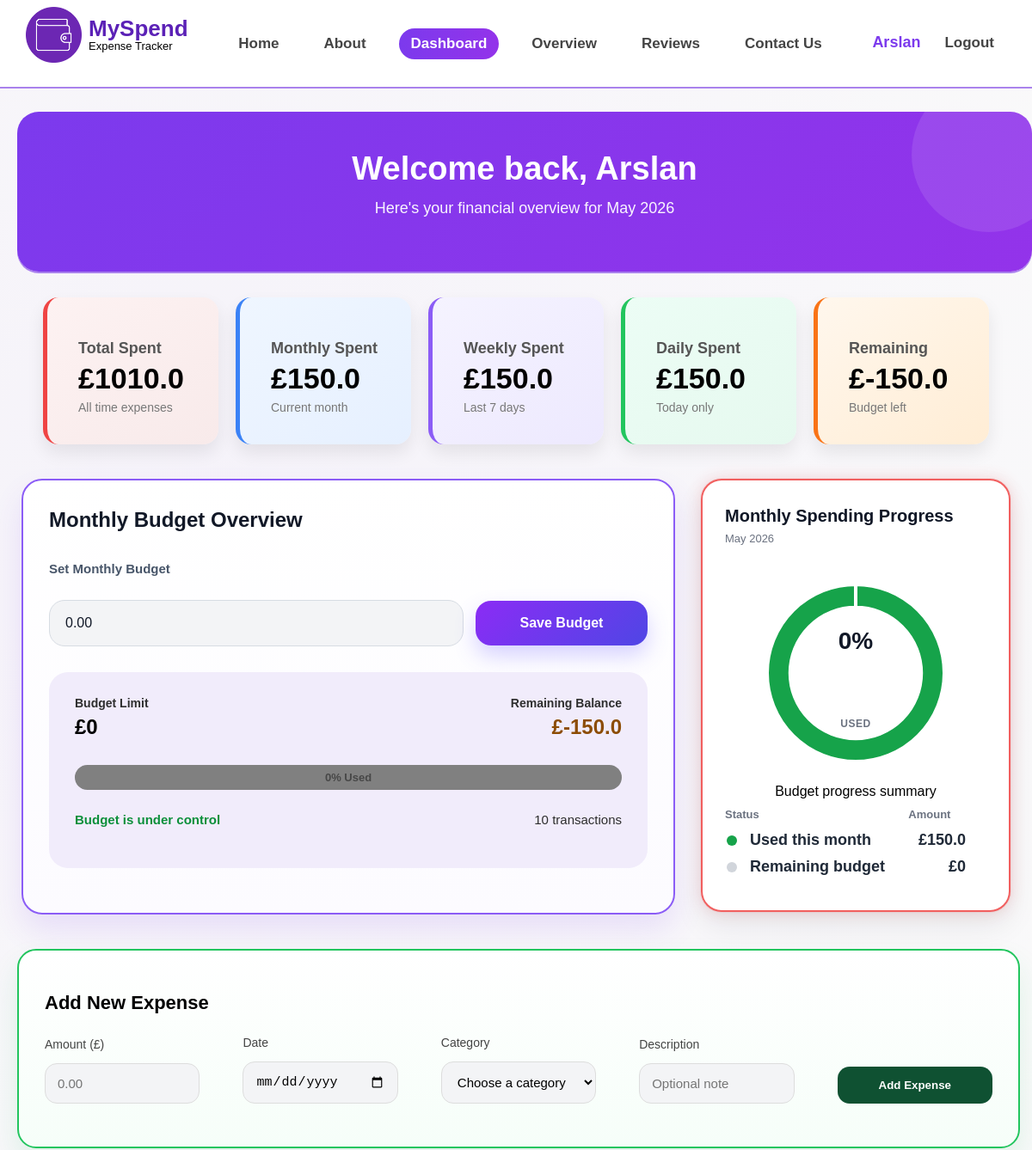
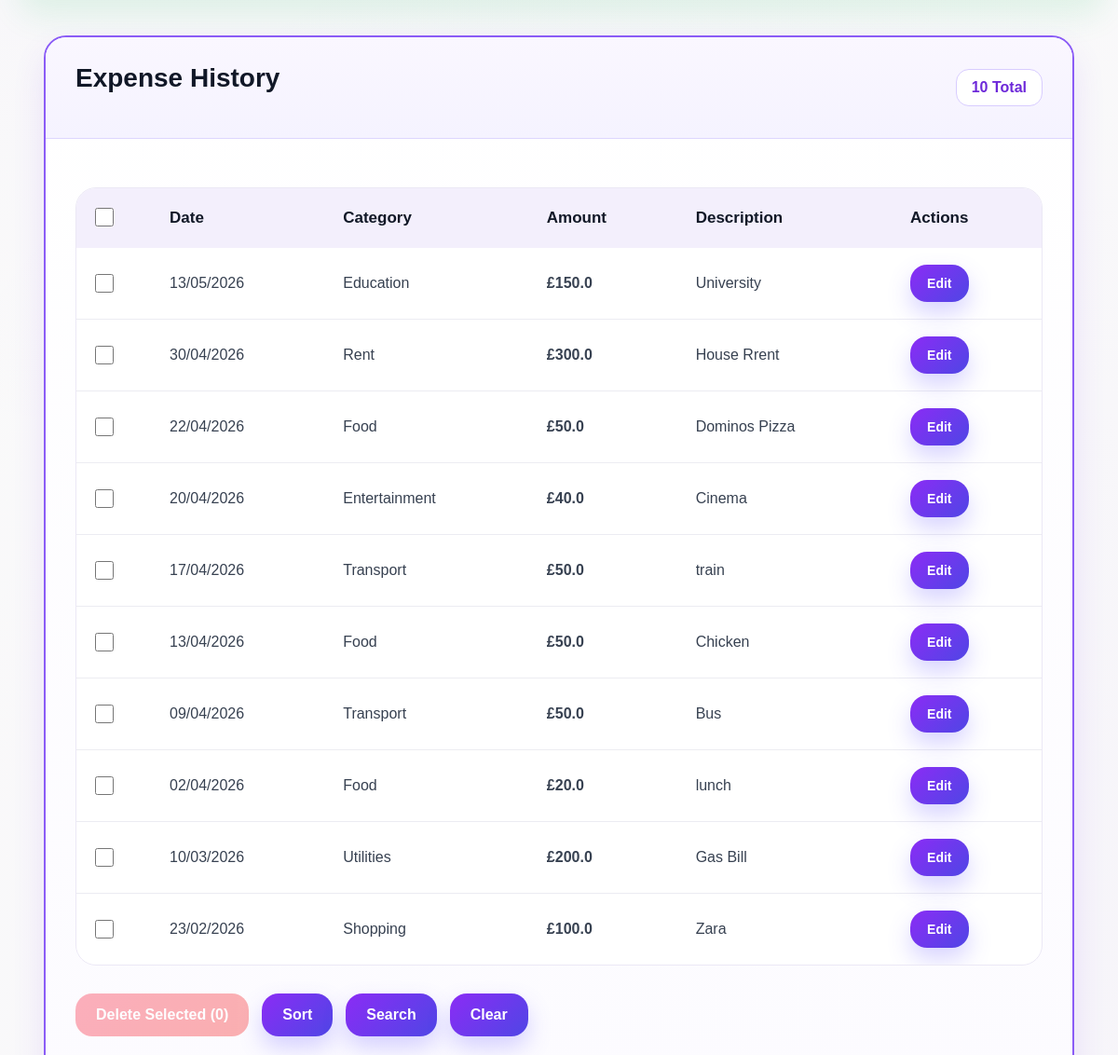
The page /dashboard (signed in, upper part) on the database as committed earlier (2 pictures, top to bottom).
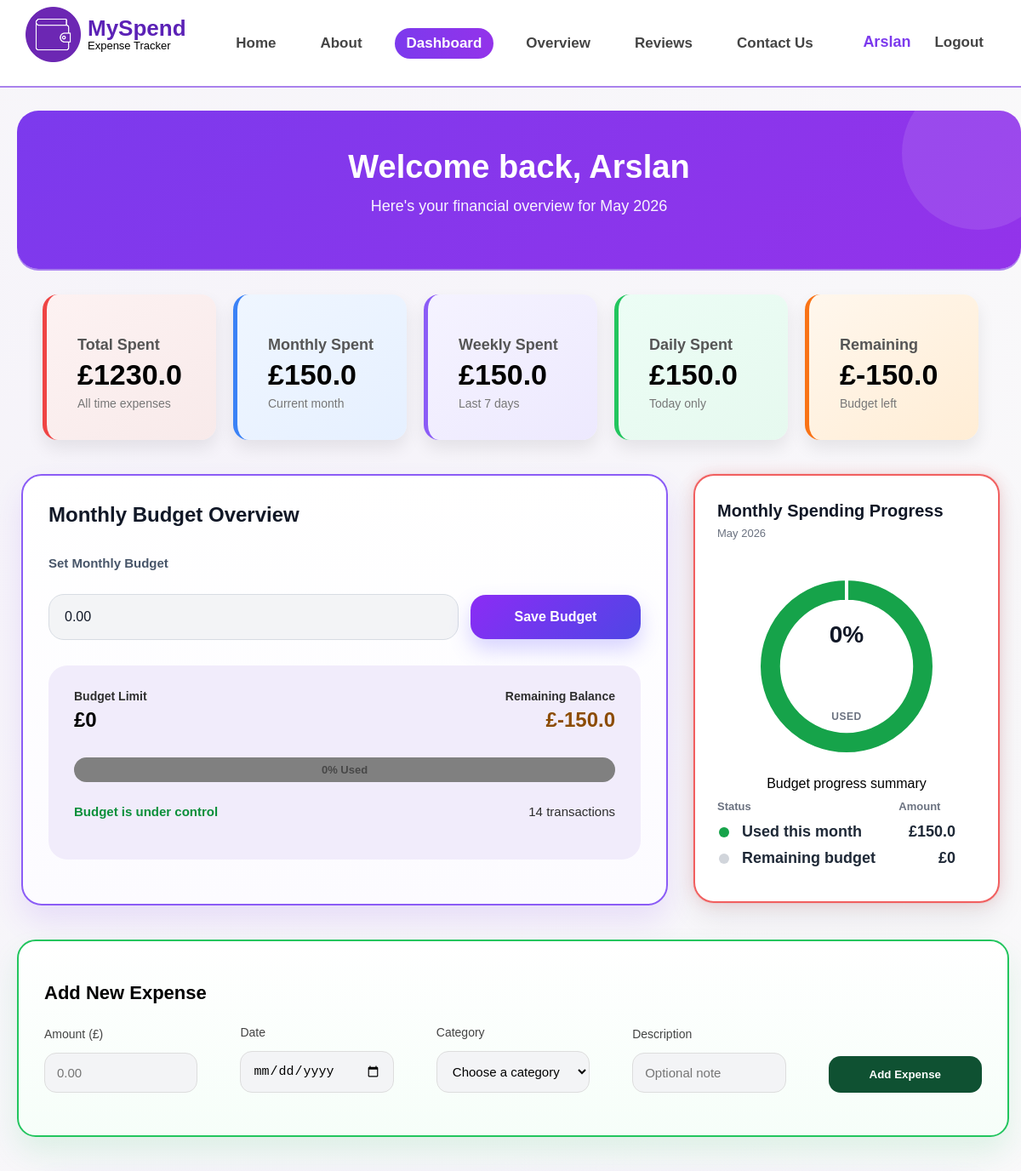
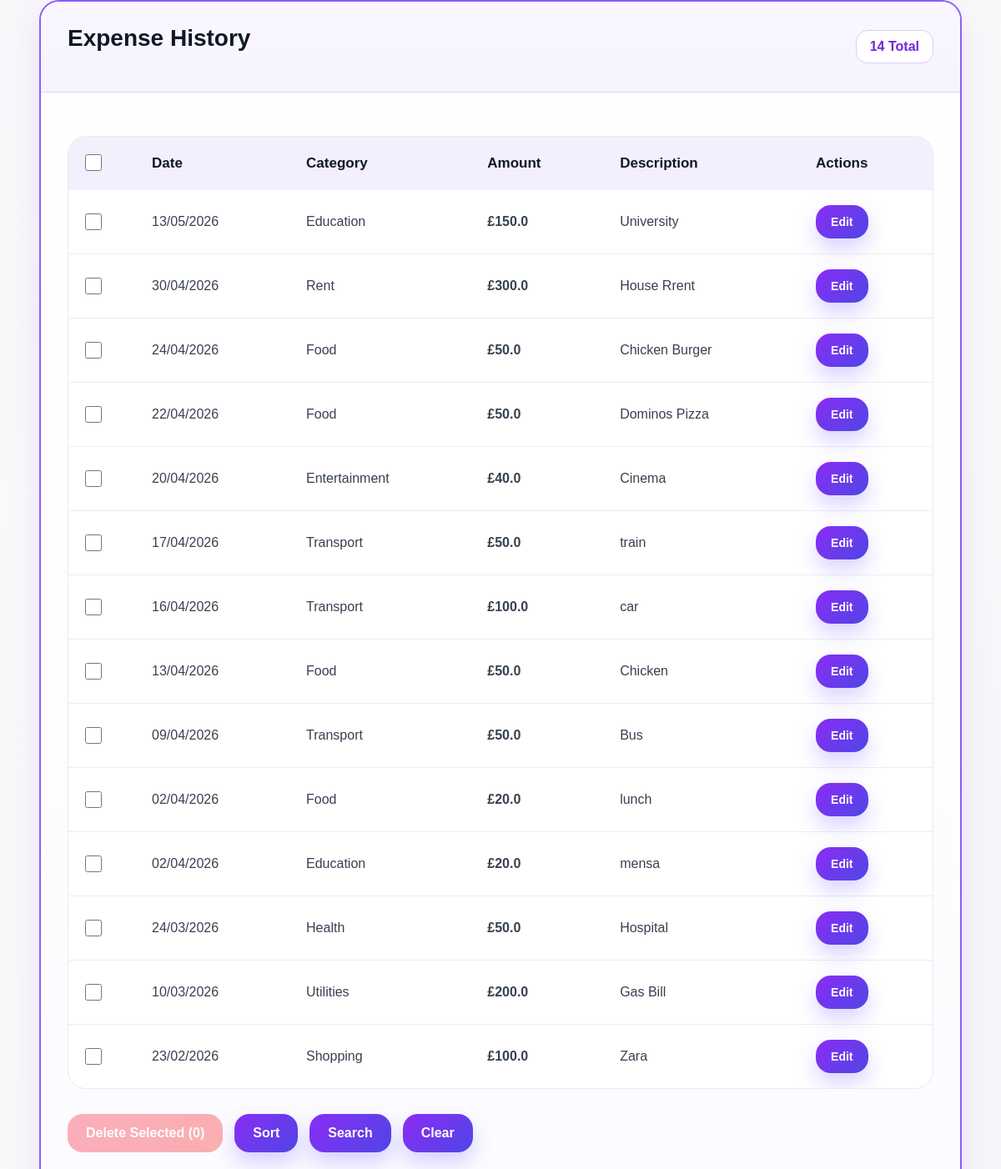
The same page on the database as committed later (2 pictures, top to bottom).
### tables this page shows
CREATE TABLE users (
        user_id INTEGER PRIMARY KEY AUTOINCREMENT,
        name TEXT NOT NULL,
        email TEXT NOT NULL UNIQUE,
        password_hash TEXT NOT NULL,
        failed_attempts INTEGER DEFAULT 0,
        lockout_until TEXT,
        monthly_budget REAL DEFAULT 0
    );

CREATE TABLE expenses (
        expense_id INTEGER PRIMARY KEY AUTOINCREMENT,
        user_id INTEGER,
        category_id INTEGER,
        date TEXT,
        amount REAL,
        description TEXT,
        FOREIGN KEY (user_id) REFERENCES users(user_id),
        FOREIGN KEY (category_id) REFERENCES categories(category_id)
    );

CREATE TABLE categories (
        category_id INTEGER PRIMARY KEY AUTOINCREMENT,
        name TEXT NOT NULL UNIQUE
    );

### tracker/routes/dashboard/dashboard_page.py (the view)
@main.route("/dashboard")
def dashboard():
    if "user_id" not in session:
        return redirect(url_for("main.login"))
    conn = get_db_connection()
    cursor = conn.cursor()
    user = cursor.execute(
        "SELECT name FROM users WHERE user_id = ?",
        (session["user_id"],)
    ).fetchone()
    if user is None:
        conn.close()
        session.clear()
        flash("Your session has expired. Please log in again.", "error")
        return redirect(url_for("main.login"))
    sort = request.args.get("sort")
    if not sort:
        sort = "date_desc"
    order_clause = {
        "date_desc": "expenses.date DESC",
        "date_asc": "expenses.date ASC",
        "amount_asc": "expenses.amount ASC",
        "amount_desc": "expenses.amount DESC",
        "category_asc": "categories.name ASC",
        "category_desc": "categories.name DESC",
        "desc_asc": "expenses.description ASC",
        "desc_desc": "expenses.description DESC"
    }.get(sort, "expenses.date DESC")
    date_from = request.args.get("date_from")
    date_to = request.args.get("date_to")
    min_amount = request.args.get("min_amount")
    max_amount = request.args.get("max_amount")
    description = request.args.get("description")
    category_id = request.args.get("category_id")
    query = f"""
    SELECT expenses.expense_id, expenses.date, expenses.amount, expenses.description, categories.name, expenses.category_id
    FROM expenses
    JOIN categories ON expenses.category_id = categories.category_id
    WHERE expenses.user_id = ?
    """
    params = [session["user_id"]]
    if date_from and date_from != "":
        query += " AND expenses.date >= ?"
        params.append(date_from)
    if date_to and date_to != "":
        query += " AND expenses.date <= ?"
        params.append(date_to)
    if min_amount and min_amount != "":
        query += " AND expenses.amount >= ?"
        params.append(min_amount)
    if max_amount and max_amount != "":
        query += " AND expenses.amount <= ?"
        params.append(max_amount)
    if description and description != "":
        query += " AND expenses.description LIKE ?"
        params.append(f"%{description}%")
    if category_id and category_id != "":
        query += " AND expenses.category_id = ?"
        params.append(category_id)
    query += f" ORDER BY {order_clause}"
    expenses = cursor.execute(query, params).fetchall()
    total = cursor.execute(
        "SELECT COALESCE(SUM(amount), 0) FROM expenses WHERE user_id = ?",
        (session["user_id"],)
    ).fetchone()[0]
    monthly_total = cursor.execute(
        """
        SELECT COALESCE(SUM(amount), 0)
        FROM expenses
        WHERE user_id = ?
        AND strftime('%Y-%m', date) = strftime('%Y-%m', 'now')
        """,
        (session["user_id"],)
    ).fetchone()[0]
    month = datetime.now().strftime("%Y-%m")
    budget = cursor.execute("""
        SELECT amount FROM budgets
        WHERE user_id = ? AND month = ?
    """, (session["user_id"], month)).fetchone()
    budget_amount = budget[0] if budget else 0
    remaining = budget_amount - monthly_total
    if budget_amount > 0:
        progress = (monthly_total/ budget_amount) * 100
    else:
        progress = 0
    daily_total = cursor.execute(
        """
        SELECT COALESCE(SUM(amount), 0)
        FROM expenses
        WHERE user_id = ?
        AND date = DATE('now')
        """,
        (session["user_id"],)
    ).fetchone()[0]
    weekly_total = cursor.execute(
        """
        SELECT COALESCE(SUM(amount), 0)
        FROM expenses
        WHERE user_id = ?
         AND date BETWEEN DATE('now', 'weekday 1', '-7 days')
                  AND DATE('now', 'weekday 0')
        """,
        (session["user_id"],)
    ).fetchone()[0]
    categories = cursor.execute(
    "SELECT * FROM categories"
).fetchall()
    conn.close()
    return render_template(
        "dashboard.html",
        name=user["name"],
        expenses=expenses,
        total=total,
        monthly_total=monthly_total,
        daily_total=daily_total,
        weekly_total=weekly_total,
        categories=categories,
        budget_amount=budget_amount,
        remaining=remaining,
        progress=progress,
        current_month=datetime.now().strftime("%B %Y")
    )

### tracker/templates/dashboard.html (shortened to what this page needs)
{% extends "base.html" %}
{% block css %}
<link rel="stylesheet" href="{{ url_for('static', filename='css/dashboard.css') }}">
{% endblock %}
{% block content %}
{% set flashed_messages = get_flashed_messages(with_categories=true) %}
<section class="dashboard-page">
    <header class="dashboard-hero">
        <h2>Welcome back, {{ name }}</h2>
        <p>Here's your financial overview for {{ current_month }}</p>
    </header>
    <section class="summary">
        <article class="card red">
            <h3>Total Spent</h3>
            <p class="amount">£{{ total }}</p>
            <small>All time expenses</small>
        </article>
        <article class="card blue">
            <h3>Monthly Spent</h3>
            <p class="amount">£{{ monthly_total }}</p>
            <small>Current month</small>
        </article>
        <article class="card purple">
            <h3>Weekly Spent</h3>
            <p class="amount">£{{ weekly_total }}</p>
            <small>Last 7 days</small>
        </article>
        <article class="card green">
            <h3>Daily Spent</h3>
            <p class="amount">£{{ daily_total }}</p>
            <small>Today only</small>
        </article>
        <article class="card orange">
            <h3>Remaining</h3>
            <p class="amount">£{{ remaining }}</p>
            <small>Budget left</small>
        </article>
    </section>
    <section id="budget" class="budget-grid">
        {% include "dashboard_parts/budget_section.html" %}
        {% include "dashboard_parts/chart_section.html" %}
    </section>
    {% include "dashboard_parts/add_expense_form.html" %}
    {% include "dashboard_parts/expense_history.html" %}
</section>
{% endblock %}

### tracker/templates/base.html (shortened to what this page needs)
<!DOCTYPE html>
<html lang="en">
    <head>
        <link rel="stylesheet" href="{{ url_for('static', filename='css/style.css') }}">
        {% block css %}{% endblock %}
    </head>
    <body>
        <header>
            <nav>
                <section class="nav-left">
                    <img src="{{ url_for('static', filename='images/logo.png') }}" alt="MySpend logo">
                    <section>
                        <p class="brand-title">MySpend</p>
                        <small class="tagline">Expense Tracker</small>
                    </section>
                </section>
                <ul id="nav-menu">
                    <li>
                        <a href="/" class="{% if request.path == '/' %}active{% endif %}">Home</a>
                    </li>
                    <li>
                        <a href="{{ url_for('main.about') }}" class="{% if request.path == '/about' %}active{% endif %}">About</a>
                    </li>
                    <li>
                        <a href="{{ url_for('main.dashboard') }}" class="{% if request.path == '/dashboard' %}active{% endif %}">Dashboard</a>
                    </li>
                    <li>
                        <a href="{{ url_for('main.overview') }}" class="{% if request.path == '/overview' %}active{% endif %}">Overview</a>
                    </li>
                    <li>
                        <a href="{{ url_for('main.reviews') }}" class="{% if request.path == '/reviews' %}active{% endif %}">Reviews</a>
                    </li>
                    <li>
                        <a href="{{ url_for('main.contact') }}" class="{% if request.path == '/contact' %}active{% endif %}">Contact Us</a>
                    </li>
                </ul>
                <section class="nav-right">
                    {% if session.get("user_id") %}
                    <span class="user">{{ session.get("name") }}</span>
                    <a href="/logout">Logout</a>
                    {% else %}
                    <a href="/login">Login</a>
                    <a href="/register">Register</a>
                    {% endif %}
                </section>
            </nav>
        </header>
        <main>
            {% block content %}{% endblock %}
        </main>
    </body>
</html>

### tracker/templates/dashboard_parts/expense_history.html (shortened to what this page needs)
<section id="expenses" class="history-card">
    <section class="history-top">
        <section class="history-title">
            <h2>Expense History</h2>
        </section>
        <p class="history-total">
            {{ expenses|length }} Total
        </p>
    </section>
    <section class="history-table-wrap">
        <form
            method="POST"
            action="/delete-selected-expenses#expenses"
            class="history-form"
            onsubmit="return confirmDelete()"
        >
            <table class="history-table">
                <thead>
                    <tr>
                        <th scope="col">
                            <input type="checkbox" id="select-all">
                        </th>
                        <th scope="col">Date</th>
                        <th scope="col">Category</th>
                        <th scope="col">Amount</th>
                        <th scope="col">Description</th>
                        <th scope="col">Actions</th>
                    </tr>
                </thead>
                <tbody>
                    {% if expenses|length == 0 %}
                    <tr>
                        <td colspan="6" class="history-empty">No expenses found</td>
                    </tr>
                    {% else %}
                    {% for expense in expenses %}
                    <tr>
                        <td>
                            <input
                                id="expense_{{ expense.expense_id }}"
                                type="checkbox"
                                class="expense-checkbox"
                                name="expense_ids"
                                value="{{ expense.expense_id }}"
                            >
                        </td>
                        <td>{{ expense.date[8:10] }}/{{ expense.date[5:7] }}/{{ expense.date[0:4] }}</td>
                        <td>{{ expense.name }}</td>
                        <td class="history-amount">£{{ expense.amount }}</td>
                        <td class="{% if not expense.description %}history-empty-description{% endif %}">
                            {% if expense.description %}
                                {{ expense.description }}
                            {% else %}
                                No description
                            {% endif %}
                        </td>
                        <td>
                            <button type="button" class="table-action-button" onclick="openEditModal(
                                    '{{ expense.expense_id }}',
                                    '{{ expense.amount }}',
                                    '{{ expense.category_id }}',
                                    '{{ expense.date }}',
                                    '{{ expense.description | e }}'
                                )">
                                Edit
                            </button>
                        </td>
                    </tr>
                    {% endfor %}
                    {% endif %}
                </tbody>
            </table>
            <section class="history-actions">
                <button id="delete-button" type="submit" class="history-danger-button">
                </button>
                <button type="button" class="history-secondary-button" onclick="openSortModal()">
                    Sort
                </button>
                <button type="button" class="history-secondary-button" onclick="openSearchModal()">
                    Search
                </button>
                <a href="/dashboard#expenses" class="history-link-button" id="clear-expenses-link">
                    Clear
                </a>
            </section>
        </form>
    </section>
</section>

Rows that differ between the two databases and show on the page:
added expenses: date "24", date "04", date "2026", name "Food", amount "50.0", description "Chicken Burger"
added expenses: date "16", date "04", date "2026", name "Transport", amount "100.0", description "car"
added expenses: date "02", date "04", date "2026", name "Education", amount "20.0", description "mensa"
added expenses: date "24", date "03", date "2026", name "Health", amount "50.0", description "Hospital"
Other text that changed with them:
{{ total }}: "1010.0" → "1230.0"
{{ expenses|length }}: "10" → "14"
